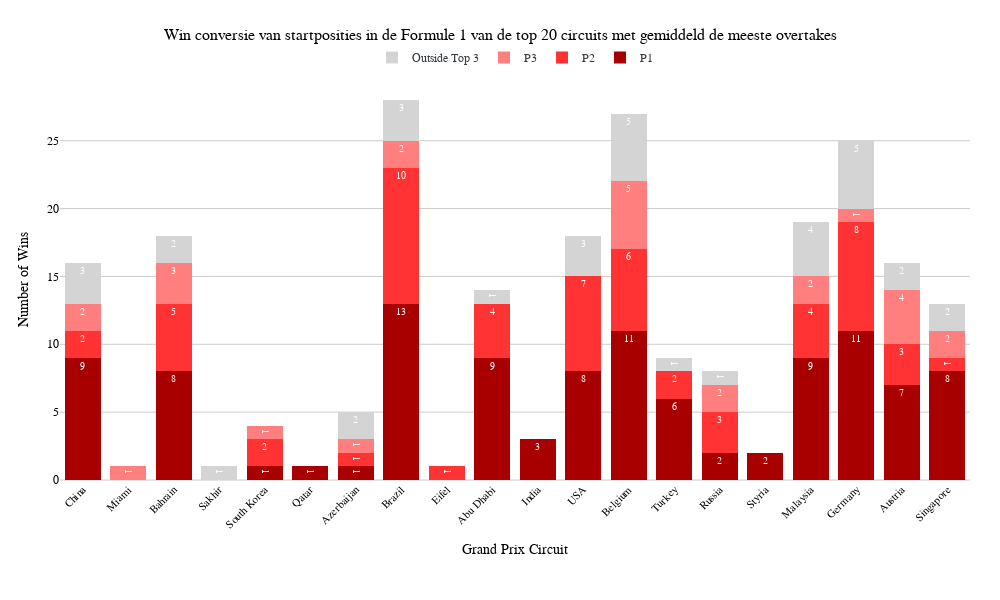

The notebook cell this image was saved under:
### Code cell
import pandas as pd
import numpy as np
import plotly.graph_objects as go
import plotly.offline as pyo
from collections import Counter

# Read the CSV file
df = pd.read_csv('f1_winners_detailed_analysis.csv')

# Define circuit order based on the ranking
circuit_order = [
    'China', 'Miami', 'Bahrain', 'Sakhir', 'South Korea', 'Qatar', 'Azerbaijan',
    'Brazil', 'Eifel', 'Abu Dhabi', 'India', 'USA', 'Belgium', 'Turkey', 'Russia',
    'Styria', 'Malaysia', 'Germany', 'Austria', 'Singapore'
]

# Filter to only include circuits that exist in our data
available_circuits = df['Grand_Prix'].unique()
circuit_order_filtered = [circuit for circuit in circuit_order if circuit in available_circuits]

# Add any remaining circuits not in the specified order
remaining_circuits = [circuit for circuit in available_circuits if circuit not in circuit_order_filtered]
final_circuit_order = circuit_order_filtered + sorted(remaining_circuits)
# Count occurrences of each starting position category by circuit
data_for_chart = []

for circuit in final_circuit_order:
    circuit_data = df[df['Grand_Prix'] == circuit]
    category_counts = circuit_data['Starting_Position_Category'].value_counts()
    
    p1_count = category_counts.get('P1', 0)
    p2_count = category_counts.get('P2', 0)
    p3_count = category_counts.get('P3', 0)
    outside_count = category_counts.get('Outside Top 3', 0)
    
    data_for_chart.append({
        'Circuit': circuit,
        'P1': p1_count,
        'P2': p2_count,
        'P3': p3_count,
        'Outside Top 3': outside_count,
        'Total': p1_count + p2_count + p3_count + outside_count
    })

chart_df = pd.DataFrame(data_for_chart)

# Define colors for each starting position category
colors = {
    'P1': "#A80000",           # Dark red
    'P2': "#FF3333",           # Lighter red
    'P3': "#FF7E7E",           # Even lighter red
    'Outside Top 3': "#D4D4D4"  # Gray
}

# Create the stacked bar chart
fig = go.Figure()

# Add bars for each category
for category in ['P1', 'P2', 'P3', 'Outside Top 3']:
    fig.add_trace(go.Bar(
        name=category,
        x=chart_df['Circuit'],
        y=chart_df[category],
        marker_color=colors[category],
        text=chart_df[category],
        textposition='inside',
        textfont=dict(color='white', size=10)
    ))

# Update layout
fig.update_layout(
    title={
        'text': 'Win conversie van startposities in de Formule 1 van de top 20 circuits met gemiddeld de meeste overtakes',
        'x': 0.5,
        'xanchor': 'center',
        'font': {'size': 16, 'color': "#000000"}
    },
    xaxis={
        'title': 'Grand Prix Circuit',
        'tickangle': -45,
        'title_font': {'size': 14, 'color': "#000000"},
        'tickfont': {'size': 11, 'color': "#000000"}
    },
    yaxis={
        'title': 'Number of Wins',
        'title_font': {'size': 14, 'color': "#000000"},
        'tickfont': {'size': 12, 'color': "#000000"}
    },
    barmode='stack',
    plot_bgcolor='white',
    paper_bgcolor='white',
    width=1000,
    height=600,
    margin=dict(l=60, r=30, t=80, b=120),
    legend=dict(
        orientation='h',
        yanchor='bottom',
        y=1.02,
        xanchor='center',
        x=0.5
    ),
    font=dict(family="Arial, sans-serif")
)

# Show the chart
fig.show()

# Also save as HTML for embedding in Jupyter Book
fig.write_html("f1_starting_positions_bar_chart.html")

category_totals = df['Starting_Position_Category'].value_counts()
for category in ['P1', 'P2', 'P3', 'Outside Top 3']:
    count = category_totals.get(category, 0)
    percentage = (count / len(df)) * 100
    print(f"{category}: {count} wins ({percentage:.1f}%)")

### Figure 1 — Plotly figure (JSON) as saved in the notebook; plotly's stock layout.template omitted (floating-point values rounded to 4 significant figures)
{"data": [{"marker": {"color": "#A80000"}, "name": "P1", "text": [9.0, 0.0, 8.0, 0.0, 1.0, 1.0, 1.0, 13.0, 0.0, 9.0, 3.0, 8.0, 11.0, 6.0, 2.0, 2.0, 9.0, 11.0, 7.0, 8.0], "textfont": {"color": "white", "size": 10}, "textposition": "inside", "type": "bar", "x": ["China", "Miami", "Bahrain", "Sakhir", "South Korea", "Qatar", "Azerbaijan", "Brazil", "Eifel", "Abu Dhabi", "India", "USA", "Belgium", "Turkey", "Russia", "Styria", "Malaysia", "Germany", "Austria", "Singapore"], "y": [9, 0, 8, 0, 1, 1, 1, 13, 0, 9, 3, 8, 11, 6, 2, 2, 9, 11, 7, 8]}, {"marker": {"color": "#FF3333"}, "name": "P2", "text": [2.0, 0.0, 5.0, 0.0, 2.0, 0.0, 1.0, 10.0, 1.0, 4.0, 0.0, 7.0, 6.0, 2.0, 3.0, 0.0, 4.0, 8.0, 3.0, 1.0], "textfont": {"color": "white", "size": 10}, "textposition": "inside", "type": "bar", "x": ["China", "Miami", "Bahrain", "Sakhir", "South Korea", "Qatar", "Azerbaijan", "Brazil", "Eifel", "Abu Dhabi", "India", "USA", "Belgium", "Turkey", "Russia", "Styria", "Malaysia", "Germany", "Austria", "Singapore"], "y": [2, 0, 5, 0, 2, 0, 1, 10, 1, 4, 0, 7, 6, 2, 3, 0, 4, 8, 3, 1]}, {"marker": {"color": "#FF7E7E"}, "name": "P3", "text": [2.0, 1.0, 3.0, 0.0, 1.0, 0.0, 1.0, 2.0, 0.0, 0.0, 0.0, 0.0, 5.0, 0.0, 2.0, 0.0, 2.0, 1.0, 4.0, 2.0], "textfont": {"color": "white", "size": 10}, "textposition": "inside", "type": "bar", "x": ["China", "Miami", "Bahrain", "Sakhir", "South Korea", "Qatar", "Azerbaijan", "Brazil", "Eifel", "Abu Dhabi", "India", "USA", "Belgium", "Turkey", "Russia", "Styria", "Malaysia", "Germany", "Austria", "Singapore"], "y": [2, 1, 3, 0, 1, 0, 1, 2, 0, 0, 0, 0, 5, 0, 2, 0, 2, 1, 4, 2]}, {"marker": {"color": "#D4D4D4"}, "name": "Outside Top 3", "text": [3.0, 0.0, 2.0, 1.0, 0.0, 0.0, 2.0, 3.0, 0.0, 1.0, 0.0, 3.0, 5.0, 1.0, 1.0, 0.0, 4.0, 5.0, 2.0, 2.0], "textfont": {"color": "white", "size": 10}, "textposition": "inside", "type": "bar", "x": ["China", "Miami", "Bahrain", "Sakhir", "South Korea", "Qatar", "Azerbaijan", "Brazil", "Eifel", "Abu Dhabi", "India", "USA", "Belgium", "Turkey", "Russia", "Styria", "Malaysia", "Germany", "Austria", "Singapore"], "y": [3, 0, 2, 1, 0, 0, 2, 3, 0, 1, 0, 3, 5, 1, 1, 0, 4, 5, 2, 2]}], "layout": {"barmode": "stack", "font": {"family": "Arial, sans-serif"}, "height": 600, "legend": {"orientation": "h", "x": 0.5, "xanchor": "center", "y": 1.02, "yanchor": "bottom"}, "margin": {"b": 120, "l": 60, "r": 30, "t": 80}, "paper_bgcolor": "white", "plot_bgcolor": "white", "title": {"font": {"color": "#000000", "size": 16}, "text": "Win conversie van startposities in de Formule 1 van de top 20 circuits met gemiddeld de meeste overtakes", "x": 0.5, "xanchor": "center"}, "width": 1000, "xaxis": {"tickangle": -45, "tickfont": {"color": "#000000", "size": 11}, "title": {"font": {"color": "#000000", "size": 14}, "text": "Grand Prix Circuit"}}, "yaxis": {"tickfont": {"color": "#000000", "size": 12}, "title": {"font": {"color": "#000000", "size": 14}, "text": "Number of Wins"}}}}
